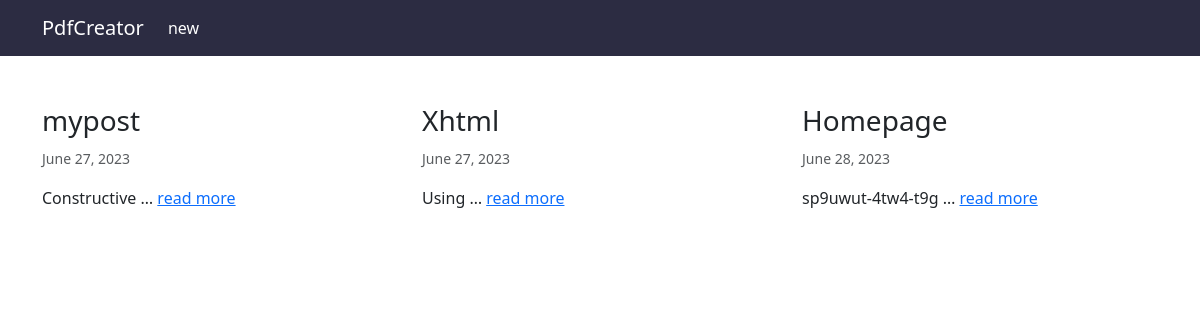
The page / on the database its author committed.
### pdfapp/models.py (models this page shows, shortened)
class Post(models.Model):
    title = models.CharField(max_length=200)
    content = HTMLField()
    date_created = models.DateField(auto_now_add=True)

### pdfapp/views.py (the view)
# urls.py: path('', PostListView.as_view(), name='home'),
class PostListView(ListView):
    model = Post

### pdfapp/templates/pdfapp/post_list.html (shortened to what this page needs)
{% extends 'base.html' %}
{% load bootstrap5 %}
{% block content %}
    <div class="row">
        {% for object in object_list %}
            <div class="col-md-4">
                <h3>{{object.title}}</h3>
                <p class="text-muted text-right"><small>{{object.date_created}}</small></p>
                <p>{{object.content|striptags|truncatewords_html:1 }} <a href="{% url 'details' pk=object.pk %}">read more</a></p>
            </div>
        {% endfor %}
    </div>
{% endblock %}

### pdfapp/templates/base.html (shortened to what this page needs)
<!DOCTYPE html>
{% load static %}
{% load bootstrap5 %}
<html lang="en">
<head>
    <link rel="stylesheet" href="{% static 'css/bootstrap.min.css' %}">
   <link rel="stylesheet" href="{% static 'css/fontawesome.min.css' %}">
   <link rel="stylesheet" href="{% static 'css/svg-with-js.min.css' %}">
</head>
<body>
   <nav class="navbar navbar-expand-lg navbar-fixed-top navbar-dark" style="background-color: rgb(44, 44, 66);">
      <div class="container">
        <div class="collapse navbar-collapse" id="navbarTogglerDemo01">
          <a class="navbar-brand" href="{% url 'home' %}">PdfCreator</a>
          <ul class="navbar-nav me-auto mb-2 mb-lg-0">
            <li class="nav-item">
              <a class="nav-link active" aria-current="page" href="{% url 'new' %}">new</a>
            </li>
          </ul>
        </div>
      </div>
    </nav>
<br>
   <br>
   <div class="container">
        {% block content %}
        {% endblock %}
    </div>
</body>
</html>

### rows shown on the page
Post: title "mypost", date_created "June 27, 2023", content "Constructive …"
Post: title "Xhtml", date_created "June 27, 2023", content "Using …"
Post: title "Homepage", date_created "June 28, 2023", content "sp9uwut-4tw4-t9g …"
